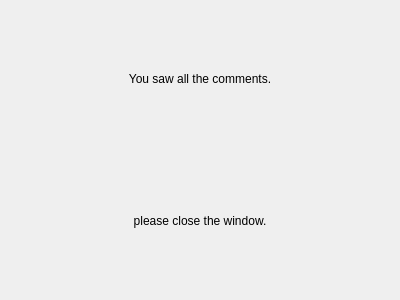
<?xml version="1.0" encoding="UTF-8"?>
<ui version="4.0">
 <class>EndComment</class>
 <widget class="QDialog" name="EndComment">
  <property name="geometry">
   <rect>
    <x>0</x>
    <y>0</y>
    <width>400</width>
    <height>300</height>
   </rect>
  </property>
  <property name="windowTitle">
   <string>Dialog</string>
  </property>
  <layout class="QVBoxLayout" name="verticalLayout_2">
   <item>
    <layout class="QVBoxLayout" name="verticalLayout">
     <item>
      <widget class="QLabel" name="label">
       <property name="text">
        <string>You saw all the comments.</string>
       </property>
       <property name="alignment">
        <set>Qt::AlignCenter</set>
       </property>
      </widget>
     </item>
     <item>
      <widget class="QLabel" name="label_2">
       <property name="text">
        <string>please close the window.</string>
       </property>
       <property name="alignment">
        <set>Qt::AlignCenter</set>
       </property>
      </widget>
     </item>
    </layout>
   </item>
  </layout>
 </widget>
 <resources/>
 <connections/>
</ui>
